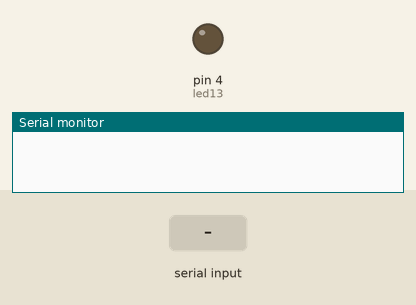
Simulated run of this sketch. Board: Arduino Uno, built with avr-gcc and run on an emulated ATmega328P. Shown: output pins drawn as LEDs (lit = HIGH), the last lines printed to the serial monitor. Inputs (shaded band) come from the test bench.

Above: at 1.2 s.
1.3 s: "TV1" received over Serial
At 1.53 s:
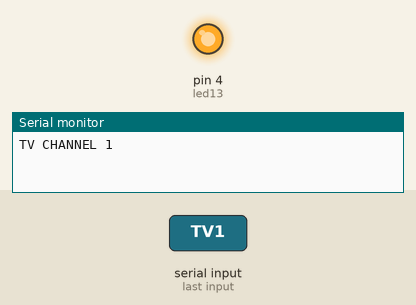
Timing chart, 0 to 4.3 s (numbered marks = the images above; inputs shaded):
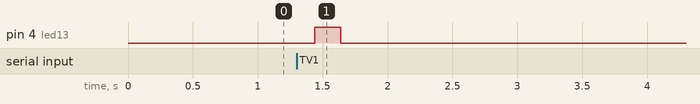

Measured:
- after the input at 1.3 s, pin 4 (led13): LOW → HIGH after 0.14 s, → LOW 0.20 s later

The sketch:

IRsender14funciona.ino
```cpp
int led13=4;
//int estado=0;
String readString;
char Dato;

#include <IRremote.h>

IRsend irsend;

void setup() {
  Serial.begin(9600);
  pinMode(led13, OUTPUT);
}

void loop() {
  leer_Dato();
  if (readString.length()>0) {
    if (readString == "TV1") {
    irsend.sendNEC(0x20DF8877, 32); //  TV CHANNEL 1
      delay(40);
      Serial.println("TV CHANNEL 1");
    digitalWrite(led13, HIGH);
    delay(200);
    digitalWrite(led13, LOW);
    readString = "";
    }
    if (readString == "TV2") {
    irsend.sendNEC(0x20DF48B7, 32); // TV CHANNEL 2
      delay(40);
      Serial.println("TV CHANNEL 2");
    digitalWrite(led13, HIGH);
    delay(200);
    digitalWrite(led13, LOW);
    readString = "";
    }
  }
}

/////////////////////////////////////////////////////////<<<<<<< TV CONTROL >>>>>>>////////////////////////////////////////////////////////////////////

void leer_Dato(){
  while (Serial.available()){
    delay (10);
    if (Serial.available()>0){
      Dato = Serial.read();
      readString += Dato;
    }
  }
}


/*
    case'TV3':
    irsend.sendNEC(0x20DFC837, 32); // TV CHANNEL 3
      delay(40);
      Serial.println("TV CHANNEL 3");
    digitalWrite(led13, HIGH);
    delay(200);
    digitalWrite(led13, LOW);
    estado = 0;
    break;

    case'TV4':
    irsend.sendNEC(0x20DF28D7, 32); // TV CHANNEL 4
      delay(40);
      Serial.println("TV CHANNEL 4");
    digitalWrite(led13, HIGH);
    delay(200);
    digitalWrite(led13, LOW);
    estado = 0;
    break;

    case'TV5':
    irsend.sendNEC(0x20DFA857, 32); // TV CHANNEL 5
      delay(40);
      Serial.println("TV CHANNEL 5");
    digitalWrite(led13, HIGH);
    delay(200);
    digitalWrite(led13, LOW);
    estado = 0;
    break;

    case'TV6':
    irsend.sendNEC(0x20DF6897, 32); // TV CHANNEL 6
      delay(40);
      Serial.println("TV CHANNEL 6");
    digitalWrite(led13, HIGH);
    delay(200);
    digitalWrite(led13, LOW);
    estado = 0;
    break;

    case'TV7':
    irsend.sendNEC(0x20DFE817, 32); // TV CHANNEL 7
      delay(40);
      Serial.println("TV CHANNEL 7");
    digitalWrite(led13, HIGH);
    delay(200);
    digitalWrite(led13, LOW);
    estado = 0;
    break;

    case'TV8':
    irsend.sendNEC(0x20DF18E7, 32); // TV CHANNEL 8
      delay(40);
      Serial.println("TV CHANNEL 8");
    digitalWrite(led13, HIGH);
    delay(200);
    digitalWrite(led13, LOW);
    estado = 0;
    break;

    case'TV9':
    irsend.sendNEC(0x20DF9867, 32); // TV CHANNEL 9
      delay(40);
      Serial.println("TV CHANNEL 9");
    digitalWrite(led13, HIGH);
    delay(200);
    digitalWrite(led13, LOW);
    estado = 0;
    break;

    case'TV0':
    irsend.sendNEC(0x20DF08F7, 32); // TV CHANNEL 0
      delay(40);
      Serial.println("TV CHANNEL 0");
    digitalWrite(led13, HIGH);
    delay(200);
    digitalWrite(led13, LOW);
    estado = 0;
    break;

    case'TVON':
    irsend.sendNEC(0x20DF10EF, 32); // TV POWER
      delay(40);
      Serial.println("TV POWER");
    digitalWrite(led13, HIGH);
    delay(200);
    digitalWrite(led13, LOW);
    estado = 0;
    break;

    /*case'TVCUP':
    irsend.sendNEC(0x20DFC03F, 32); // TV CHANNEL UP
      delay(40);
      Serial.println("TV CHANNEL UP");
    digitalWrite(led13, HIGH);
    delay(200);
    digitalWrite(led13, LOW);
    estado = 0;
    break;

    case'TVVOLDO':
    irsend.sendNEC(0x20DFC03F, 32); // TV VOL DOWN
      delay(40);
      Serial.println("TV VOL DOWN");
    digitalWrite(led13, HIGH);
    delay(200);
    digitalWrite(led13, LOW);
    estado = 0;
    break;

    case'TVVOLUP':
    irsend.sendNEC(0x20DF40BF, 32); // TV VOL UP
      delay(40);
      Serial.println("TV VOL UP");
    digitalWrite(led13, HIGH);
    delay(200);
    digitalWrite(led13, LOW);
    estado = 0;
    break;
 */

    /*case'TVCDO':
    irsend.sendNEC(0x20DFC03F, 32); // TV CHANNEL DOWN
      delay(40);
      Serial.println("TV CHANNEL DOWN");
    digitalWrite(led13, HIGH);
    delay(200);
    digitalWrite(led13, LOW);
    estado = 0;
    break;

//////////////////////////////////////////////////////<<<<<<< DECO CONTROL>>>>>///////////////////////////////////////

    case'2':
    irsend.sendNEC(0x20DFC03F, 32); // TV VOL -
      delay(40);
      Serial.println("TV VOL -");
    digitalWrite(led13, HIGH);
    delay(200);
    digitalWrite(led13, LOW);
    estado = 0;
    break;

    case'2':
    irsend.sendNEC(0x20DFC03F, 32); // TV VOL -
      delay(40);
      Serial.println("TV VOL -");
    digitalWrite(led13, HIGH);
    delay(200);
    digitalWrite(led13, LOW);
    estado = 0;
    break;

    case'2':
    irsend.sendNEC(0x20DFC03F, 32); // TV VOL -
      delay(40);
      Serial.println("TV VOL -");
    digitalWrite(led13, HIGH);
    delay(200);
    digitalWrite(led13, LOW);
    estado = 0;
    break;

    case'2':
    irsend.sendNEC(0x20DFC03F, 32); // TV VOL -
      delay(40);
      Serial.println("TV VOL -");
    digitalWrite(led13, HIGH);
    delay(200);
    digitalWrite(led13, LOW);
    estado = 0;
    break;

    case'2':
    irsend.sendNEC(0x20DFC03F, 32); // TV VOL -
      delay(40);
      Serial.println("TV VOL -");
    digitalWrite(led13, HIGH);
    delay(200);
    digitalWrite(led13, LOW);
    estado = 0;
    break;

    case'2':
    irsend.sendNEC(0x20DFC03F, 32); // TV VOL -
      delay(40);
      Serial.println("TV VOL -");
    digitalWrite(led13, HIGH);
    delay(200);
    digitalWrite(led13, LOW);
    estado = 0;
    break;

    case'2':
    irsend.sendNEC(0x20DFC03F, 32); // TV VOL -
      delay(40);
      Serial.println("TV VOL -");
    digitalWrite(led13, HIGH);
    delay(200);
    digitalWrite(led13, LOW);
    estado = 0;
    break;

    case'2':
    irsend.sendNEC(0x20DFC03F, 32); // TV VOL -
      delay(40);
      Serial.println("TV VOL -");
    digitalWrite(led13, HIGH);
    delay(200);
    digitalWrite(led13, LOW);
    estado = 0;
    break;

    case'2':
    irsend.sendNEC(0x20DFC03F, 32); // TV VOL -
      delay(40);
      Serial.println("TV VOL -");
    digitalWrite(led13, HIGH);
    delay(200);
    digitalWrite(led13, LOW);
    estado = 0;
    break;

    case'2':
    irsend.sendNEC(0x20DFC03F, 32); // TV VOL -
      delay(40);
      Serial.println("TV VOL -");
    digitalWrite(led13, HIGH);
    delay(200);
    digitalWrite(led13, LOW);
    estado = 0;
    break;

    case'2':
    irsend.sendNEC(0x20DFC03F, 32); // TV VOL -
      delay(40);
      Serial.println("TV VOL -");
    digitalWrite(led13, HIGH);
    delay(200);
    digitalWrite(led13, LOW);
    estado = 0;
    break;

    case'2':
    irsend.sendNEC(0x20DFC03F, 32); // TV VOL -
      delay(40);
      Serial.println("TV VOL -");
    digitalWrite(led13, HIGH);
    delay(200);
    digitalWrite(led13, LOW);
    estado = 0;
    break;

    case'2':
    irsend.sendNEC(0x20DFC03F, 32); // TV VOL -
      delay(40);
      Serial.println("TV VOL -");
    digitalWrite(led13, HIGH);
    delay(200);
    digitalWrite(led13, LOW);
    estado = 0;
    break;

    case'2':
    irsend.sendNEC(0x20DFC03F, 32); // TV VOL -
      delay(40);
      Serial.println("TV VOL -");
    digitalWrite(led13, HIGH);
    delay(200);
    digitalWrite(led13, LOW);
    estado = 0;
    break;

    case'2':
    irsend.sendNEC(0x20DFC03F, 32); // TV VOL -
      delay(40);
      Serial.println("TV VOL -");
    digitalWrite(led13, HIGH);
    delay(200);
    digitalWrite(led13, LOW);
    estado = 0;
    break;

    case'2':
    irsend.sendNEC(0x20DFC03F, 32); // TV VOL -
      delay(40);
      Serial.println("TV VOL -");
    digitalWrite(led13, HIGH);
    delay(200);
    digitalWrite(led13, LOW);
    estado = 0;
    break;

    case'2':
    irsend.sendNEC(0x20DFC03F, 32); // TV VOL -
      delay(40);
      Serial.println("TV VOL -");
    digitalWrite(led13, HIGH);
    delay(200);
    digitalWrite(led13, LOW);
    estado = 0;
    break;

    case'2':
    irsend.sendNEC(0x20DFC03F, 32); // TV VOL -
      delay(40);
      Serial.println("TV VOL -");
    digitalWrite(led13, HIGH);
    delay(200);
    digitalWrite(led13, LOW);
    estado = 0;
    break;

    case'2':
    irsend.sendNEC(0x20DFC03F, 32); // TV VOL -
      delay(40);
      Serial.println("TV VOL -");
    digitalWrite(led13, HIGH);
    delay(400);
    digitalWrite(led13, LOW);
    estado = 0;
    break;

    case'2':
    irsend.sendNEC(0x20DFC03F, 32); // TV VOL -
      delay(40);
      Serial.println("TV VOL -");
    digitalWrite(led13, HIGH);
    delay(400);
    digitalWrite(led13, LOW);
    estado = 0;
    break;

    case'2':
    irsend.sendNEC(0x20DFC03F, 32); // TV VOL -
      delay(40);
      Serial.println("TV VOL -");
    digitalWrite(led13, HIGH);
    delay(400);
    digitalWrite(led13, LOW);
    estado = 0;
    break;

    case'2':
    irsend.sendNEC(0x20DFC03F, 32); // TV VOL -
      delay(40);
      Serial.println("TV VOL -");
    digitalWrite(led13, HIGH);
    delay(400);
    digitalWrite(led13, LOW);
    estado = 0;
    break;

    case'2':
    irsend.sendNEC(0x20DFC03F, 32); // TV VOL -
      delay(40);
      Serial.println("TV VOL -");
    digitalWrite(led13, HIGH);
    delay(400);
    digitalWrite(led13, LOW);
    estado = 0;
    break;

    case'2':
    irsend.sendNEC(0x20DFC03F, 32); // TV VOL -
      delay(40);
      Serial.println("TV VOL -");
    digitalWrite(led13, HIGH);
    delay(400);
    digitalWrite(led13, LOW);
    estado = 0;
    break;

    case'2':
    irsend.sendNEC(0x20DFC03F, 32); // TV VOL -
      delay(40);
      Serial.println("TV VOL -");
    digitalWrite(led13, HIGH);
    delay(400);
    digitalWrite(led13, LOW);
    estado = 0;
    break;


  }
}


  /*
  if (estado =='1') {
    irsend.sendNEC(0x20DF10EF, 32); //  TV POWER
      delay(40);
      Serial.println("TV POWER");
    digitalWrite(led13, HIGH);
    delay(400);
    digitalWrite(led13, LOW);

  }
  if(estado =='2') {
    irsend.sendNEC(0x20DFC03F, 32); // TV VOL -
      delay(40);
      Serial.println("TV VOL -");
    digitalWrite(led13, HIGH);
    delay(400);
    digitalWrite(led13, LOW);
  }

}*/
```
